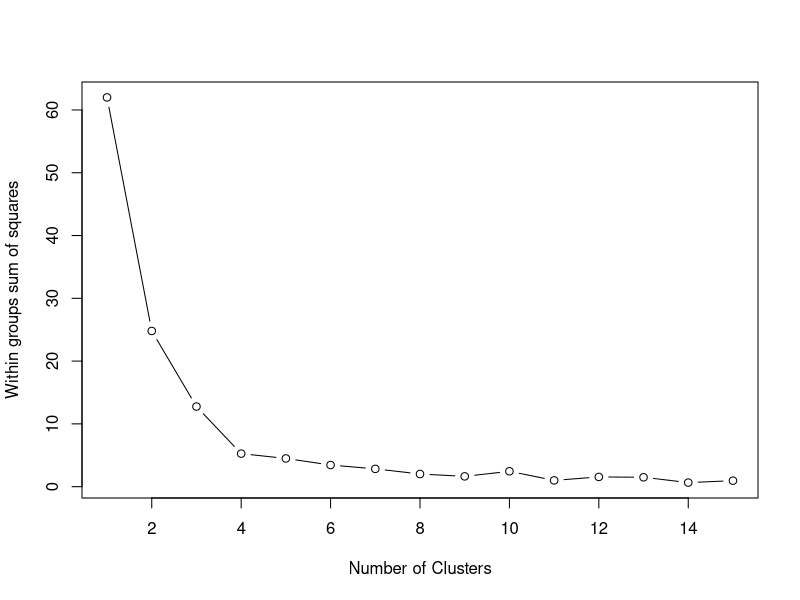
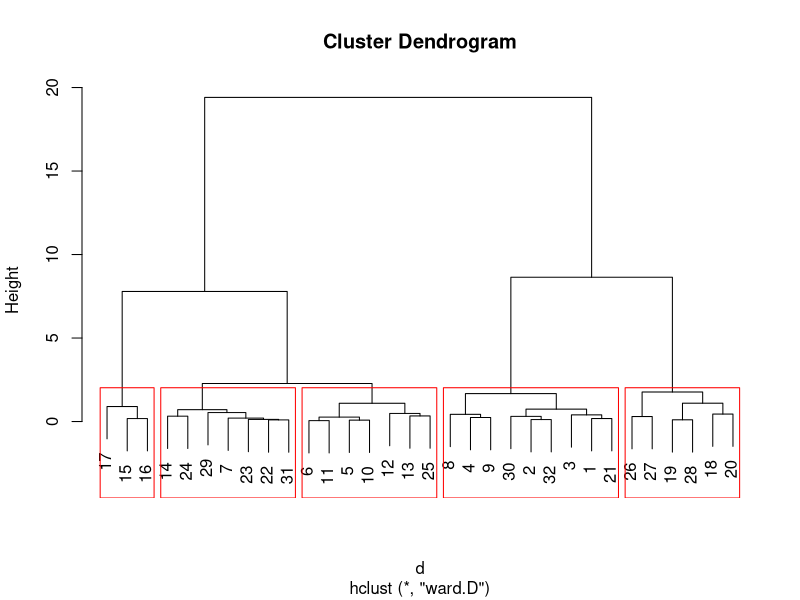
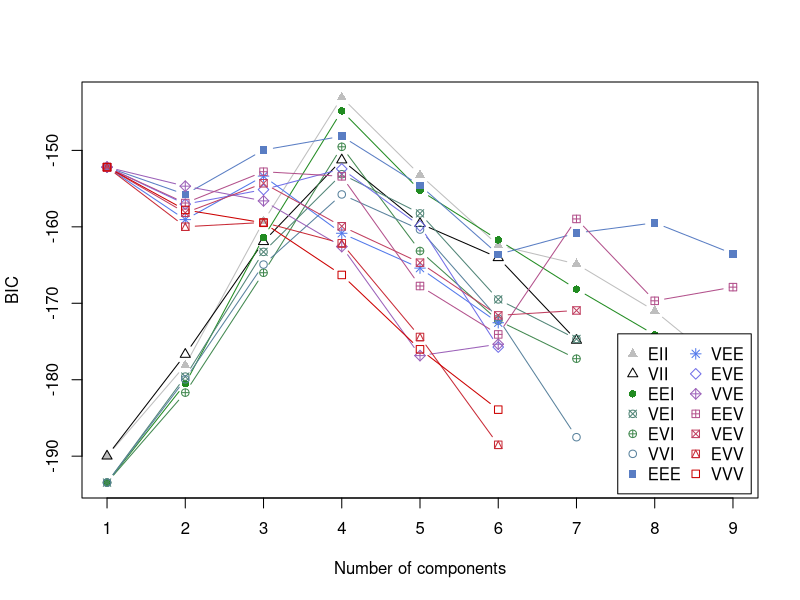
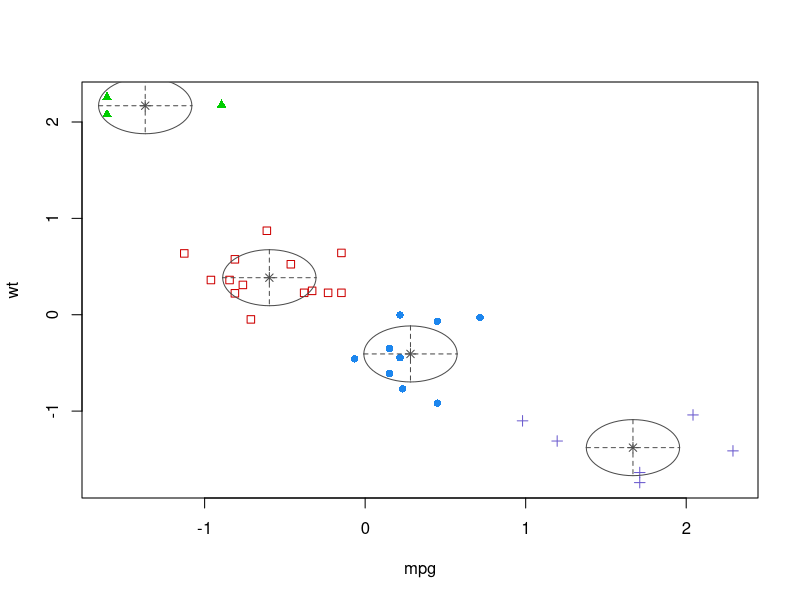
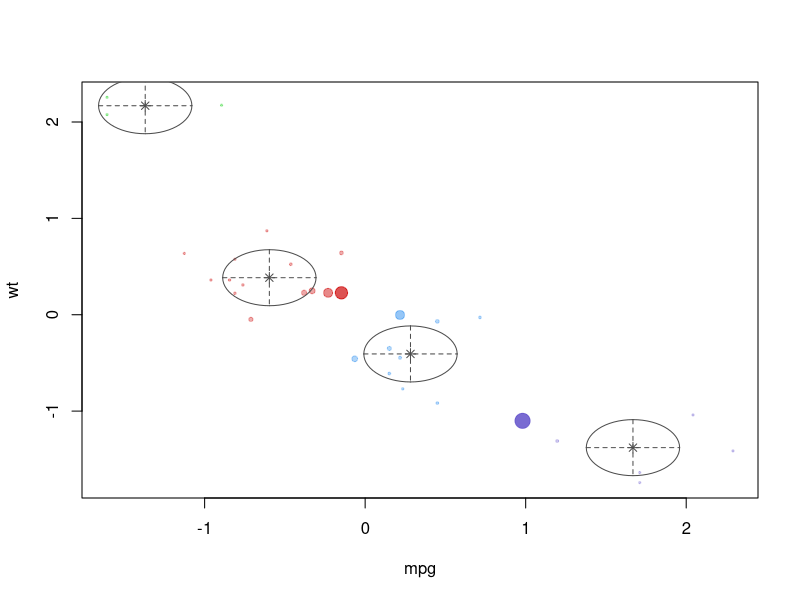
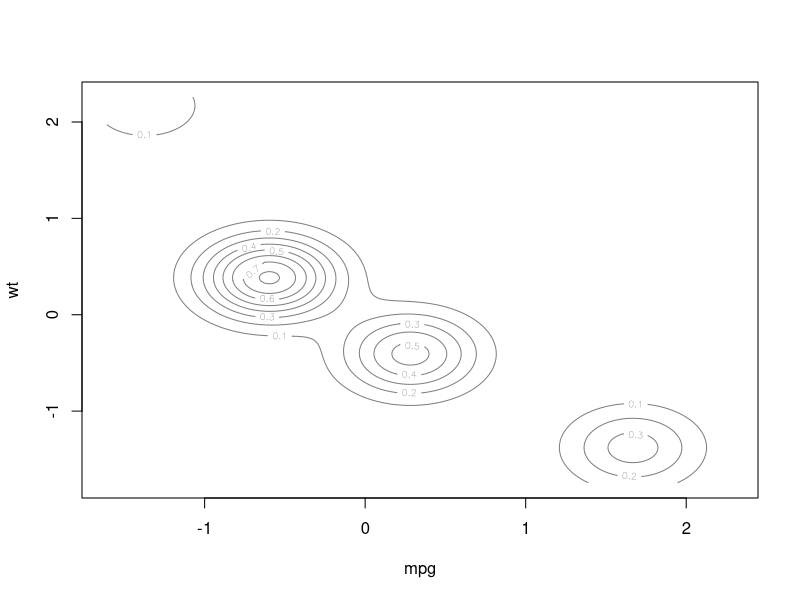
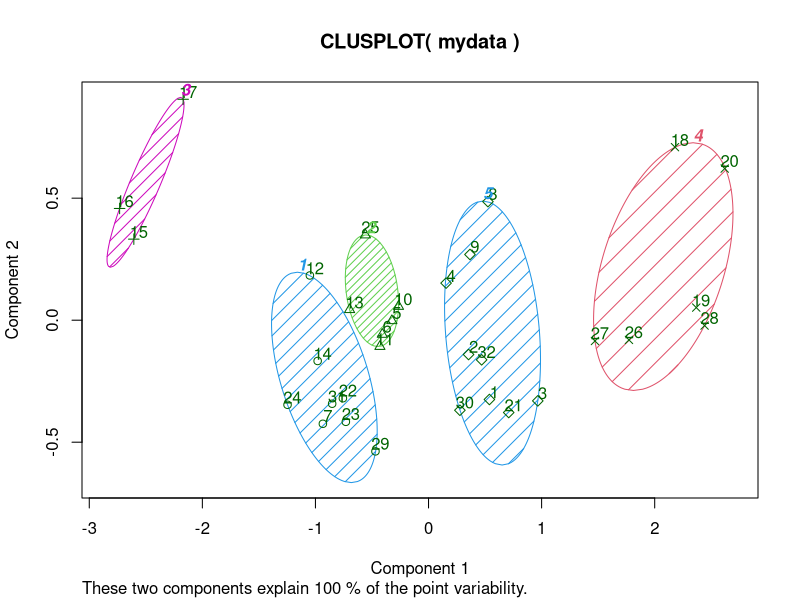
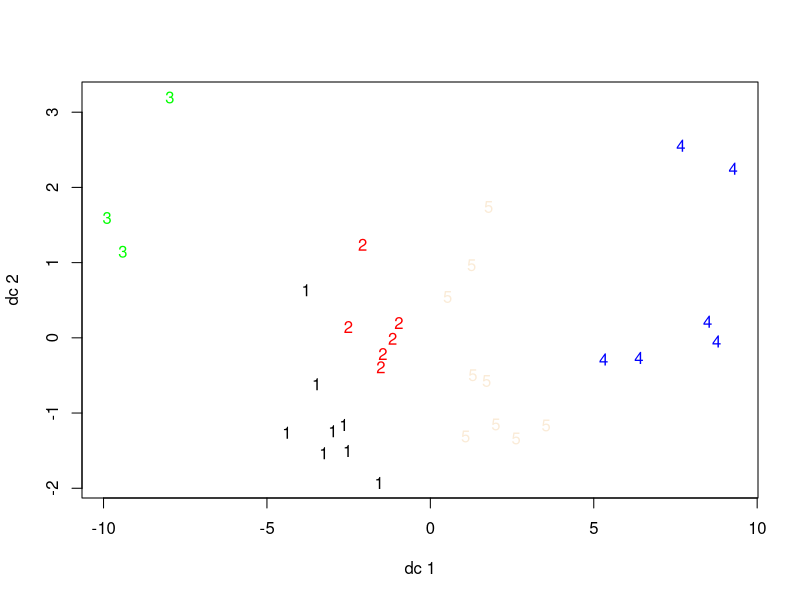

The R script that drew these images, in order:
##################################################################################
#########################                                 ########################
#########################         CLUSTER ANALYSIS        ########################
#########################                                 ########################
##################################################################################



##################################################################################
######################### < Non Hierarchical Clustering > ########################

##################################################################################

mydata<- data.frame("mpg" = mtcars$mpg, "wt" = mtcars$wt)

# Prepare Data
mydata <- na.omit(mydata) # listwise deletion of missing
mydata <- scale(mydata) # standardize variables

# Determine number of clusters
wss <- (nrow(mydata)-1)*sum(apply(mydata,2,var))
for (i in 2:15) wss[i] <- sum(kmeans(mydata, centers=i)$withinss)
plot(1:15, wss, type="b", xlab="Number of Clusters", ylab="Within groups sum of squares")


# K-Means Cluster Analysis
fit <- kmeans(mydata, 5) # 5 cluster solution
# get cluster means 
aggregate(mydata,by=list(fit$cluster),FUN=mean)
# append cluster assignment
mydata <- data.frame(mydata, fit$cluster)

library(dplyr)
mydata%>%rename("cluster" = "fit.cluster")





#####################################################################################
#########################  < Ward Hierarchical Clustering >  ########################

#####################################################################################

mydata<- data.frame("mpg" = mtcars$mpg, "wt" = mtcars$wt)

# Prepare Data
mydata <- na.omit(mydata) # listwise deletion of missing
mydata <- scale(mydata) # standardize variables


d <- dist(mydata, method = "euclidean") # distance matrix
fit <- hclust(d, method="ward.D") 
plot(fit) # display dendogram
groups <- cutree(fit, k=5) # cut tree into 5 clusters
# draw dendogram with red borders around the 5 clusters 
rect.hclust(fit, k=5, border="red")



#################################################################################
##############################  < MODEL BASED >  ################################

#################################################################################

# Model Based Clustering
library(mclust)
fit <- Mclust(mydata)
plot(fit) # plot results 
summary(fit) # display the best model


##################################################################################

#Plotting Cluster Solutions

#It is always a good idea to look at the cluster results.

# K-Means Clustering with 5 clusters
fit <- kmeans(mydata, 5)

# Cluster Plot against 1st 2 principal components

# vary parameters for most readable graph
library(cluster) 
clusplot(mydata, fit$cluster, color=TRUE, shade=TRUE, labels=2, lines=0)

# Centroid Plot against 1st 2 discriminant functions
library(fpc)
plotcluster(mydata, fit$cluster)



#####################################################################################
